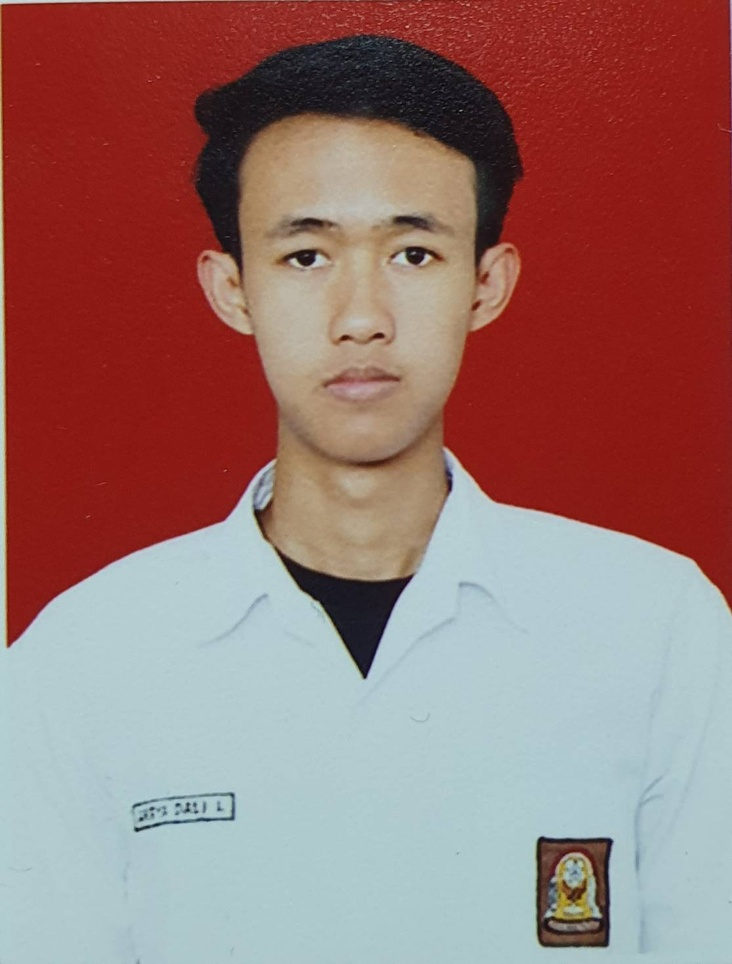
#> input picture picture/percobaan1wajah.jpg, 732 x 964 px, shrunk from 1115 x 1468 before the run, found by its file name
$ python facedetector.py
#> lines starting #> are read from the running program, lines starting #| are printed output that depends on the picture; after the words box and inside, x2 and y2 are one past the last pixel; in counts of white or black regions, pixels touching at a corner belong together
import numpy as np
import cv2 as cv

wajahPath = r"C:\pemprog\python\ProjectFaceDetector\haarcascade_frontalface_default.xml"
wajah = cv.CascadeClassifier(wajahPath)
mataPath = r"C:\pemprog\python\ProjectFaceDetector\haarcascade_eye.xml"
mata = cv.CascadeClassifier(mataPath)

path = r"C:\pemprog\python\ProjectFaceDetector\picture\percobaan1wajah.jpg"

img = cv.imread(path)
#> img is the input picture: shape (964, 732, 3); mean B, G, R 112.9, 116.5, 153.5
img_gray = cv.cvtColor(img, cv.IMREAD_COLOR)

deteksi_wajah = wajah.detectMultiScale(img_gray, 1.3, 5)
#> deteksi_wajah = [[206, 132, 312, 312]]

for(x,y,w,h) in deteksi_wajah:
    cv.rectangle(img,(x,y),(x+w, y+h),(255,0,0),2)
    roi_gray = img_gray[y:y+h, x:x+w]
    roi_color = img[y:y+h, x:x+w]
    deteksi_mata = mata.detectMultiScale(roi_gray)

    for(ex, ey, ew, eh) in deteksi_mata:
        cv.rectangle(roi_color, (ex,ey), (ex+ew, ey+eh),(0,255,0),2)
#> this loop made 1 pass
#> (x, y, w, h, deteksi_mata) on pass 1: (206, 132, 312, 312, [[175, 93, 61, 61], [66, 93, 63, 63]])
#> pass 1, `roi_gray = img_gray[y:y+h, x:x+w]`:
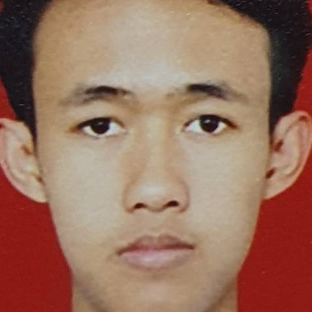
#> roi_gray: shape (312, 312, 3); mean B, G, R 95.9, 114.5, 153.2
#> pass 1, `roi_color = img[y:y+h, x:x+w]`:
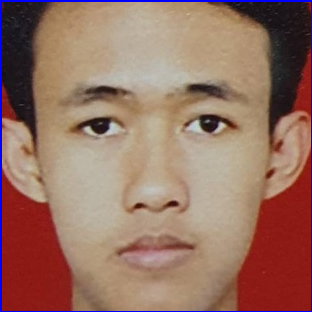
#> roi_color: shape (312, 312, 3); mean B, G, R 99.8, 113.4, 150.9
#> after the loop:
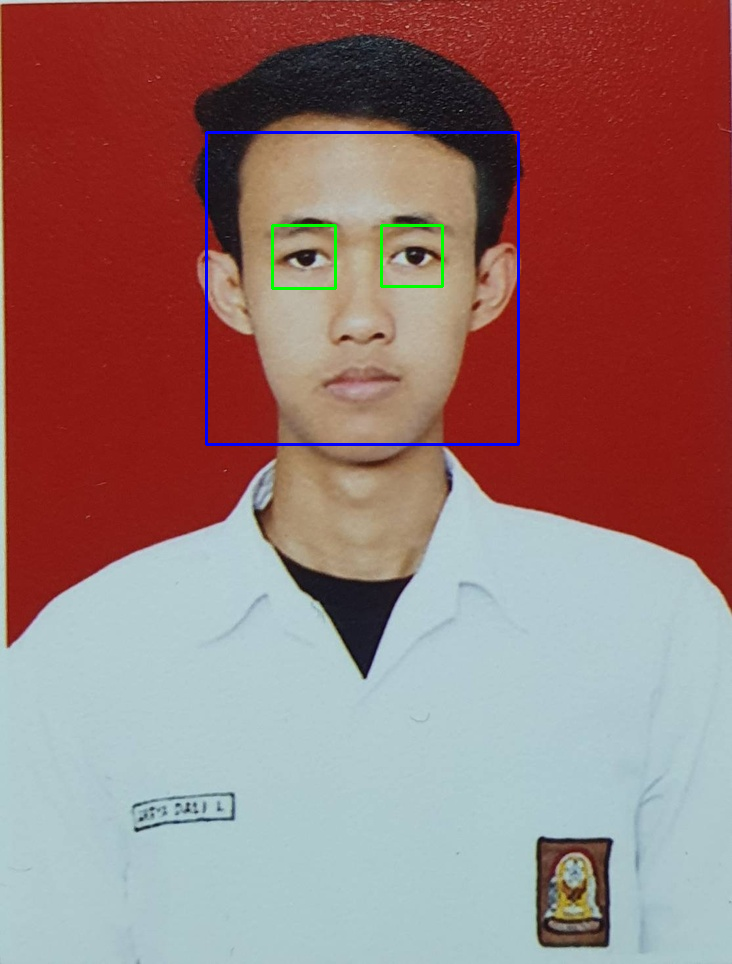
#> img: shape (964, 732, 3); 0.74% of pixels changed, all inside (x1, y1, x2, y2) = (205, 131, 520, 446)
#> after the loop:
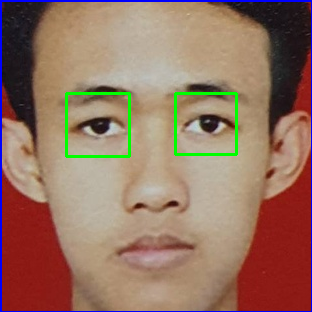
#> roi_color: shape (312, 312, 3); 1.52% of pixels changed, all inside (x1, y1, x2, y2) = (65, 92, 238, 158)

cv.namedWindow("path", cv.WINDOW_NORMAL)
cv.imshow("img", img)
cv.waitKey(0)
cv.destroyAllWindows()

$ run again, with picture/percobaan2wajah.JPG copied over picture/percobaan1wajah.jpg
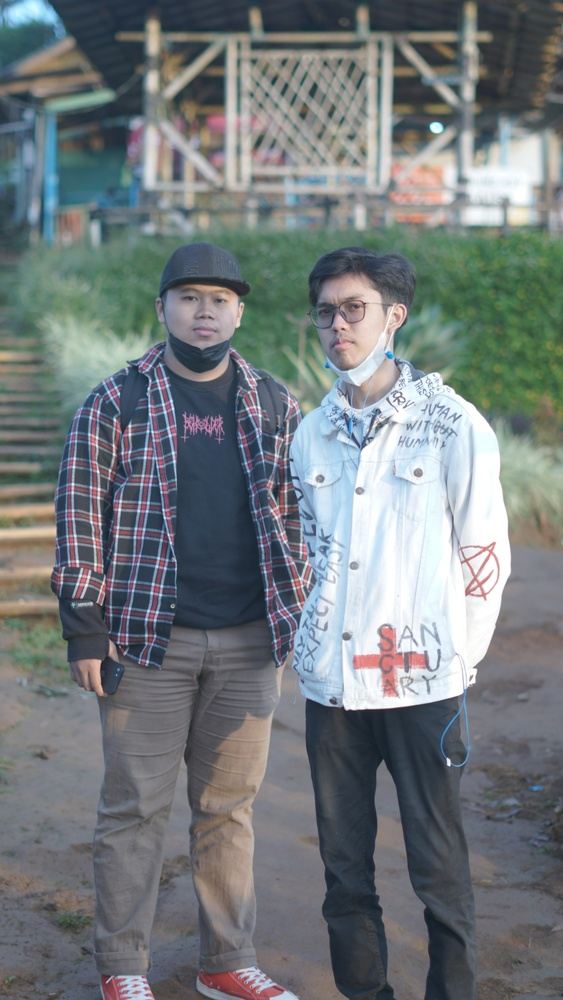
#> input picture picture/percobaan2wajah.JPG, 563 x 1000 px, shrunk from 3376 x 6000 before the run, found by its file name
#> img is the input picture: shape (1000, 563, 3); mean B, G, R 124.2, 122, 115.4
#> deteksi_wajah = [[169, 271, 75, 75], [300, 274, 97, 97]]
#> the loop `for(x,y,w,h) in deteksi_wajah:` made 2 passes
#> (x, y, w, h, deteksi_mata) on passes 1 to 2: (169, 271, 75, 75, [[9, 15, 23, 23], [39, 18, 22, 22]]), (300, 274, 97, 97, [[21, 7, 60, 60]])
#> pass 1, `roi_color = img[y:y+h, x:x+w]`:
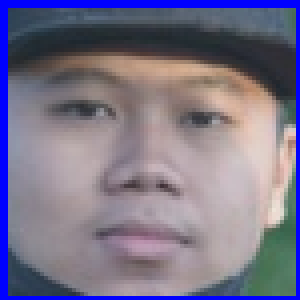
#> roi_color: shape (75, 75, 3) (shown 4 times larger); mean B, G, R 137.9, 115.3, 121.6
#> after the loop `for(x,y,w,h) in deteksi_wajah:`:
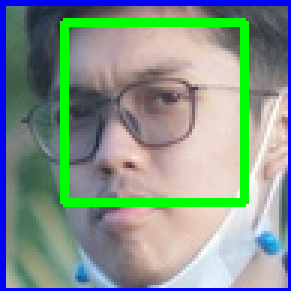
#> roi_color: shape (97, 97, 3) (shown 3 times larger); mean B, G, R 142.1, 147.9, 132.8
